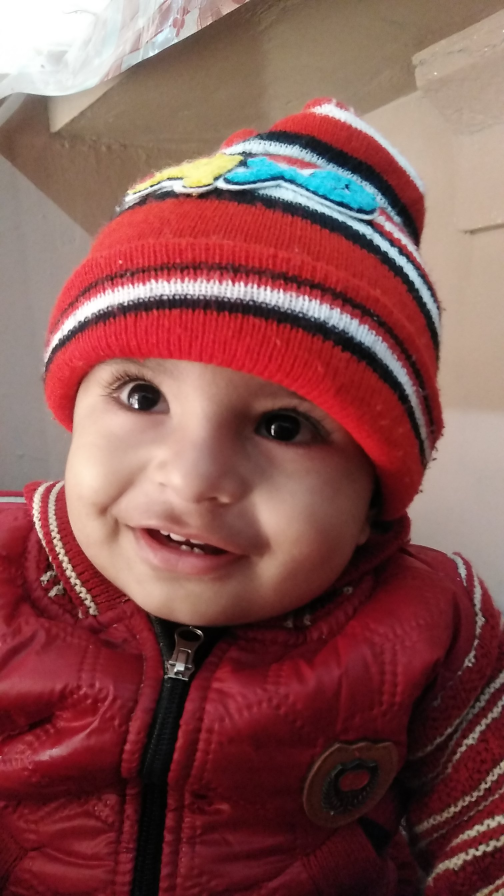
#> input picture resources/asf.jpg, 1512 x 2688 px (shown at 1/3 size)
$ python black.py
#> lines starting #> are read from the running program, lines starting #| are printed output that depends on the picture; after the words box and inside, x2 and y2 are one past the last pixel; in counts of white or black regions, pixels touching at a corner belong together
import cv2 as cv
img = cv.imread("resources/asf.jpg")
#> img is the input picture: shape (2688, 1512, 3); mean B, G, R 80.5, 82.9, 134.6
img = cv.resize(img,(400,300))
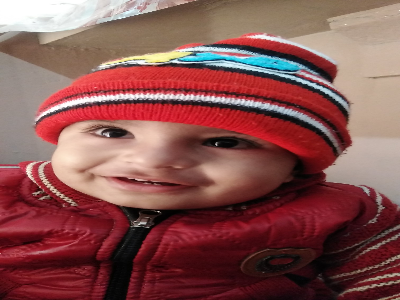
#> img: shape (300, 400, 3); mean B, G, R 80.4, 82.8, 134.5
gray = cv.cvtColor(img,cv.COLOR_BGR2GRAY)
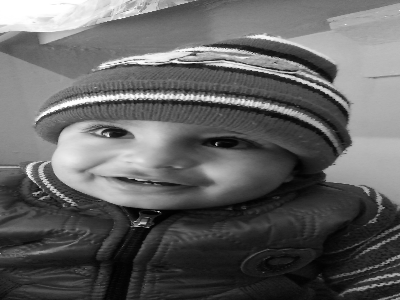
#> gray: shape (300, 400); min 1, max 255, mean 98
(thresh,binary) = cv.threshold(gray,101,300,cv.THRESH_BINARY)
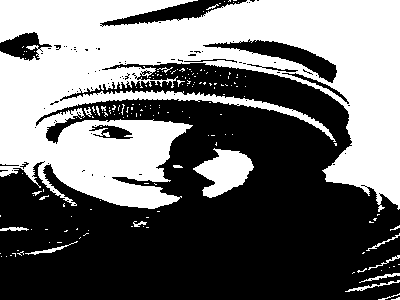
#> binary: shape (300, 400); 43.9% white; 173 white regions (155 under 20 px), largest, box (x1, y1, x2, y2) and area: (0, 0, 400, 212) 49699, (193, 148, 254, 198) 1709, (345, 280, 400, 292) 130
cv.imshow("original",img)
cv.imshow("Binary Image",binary)
cv.imshow("first",gray)
cv.waitKey(0)
cv.destroyAllWindows()

$ run again, with resources/dani.jpg copied over resources/asf.jpg
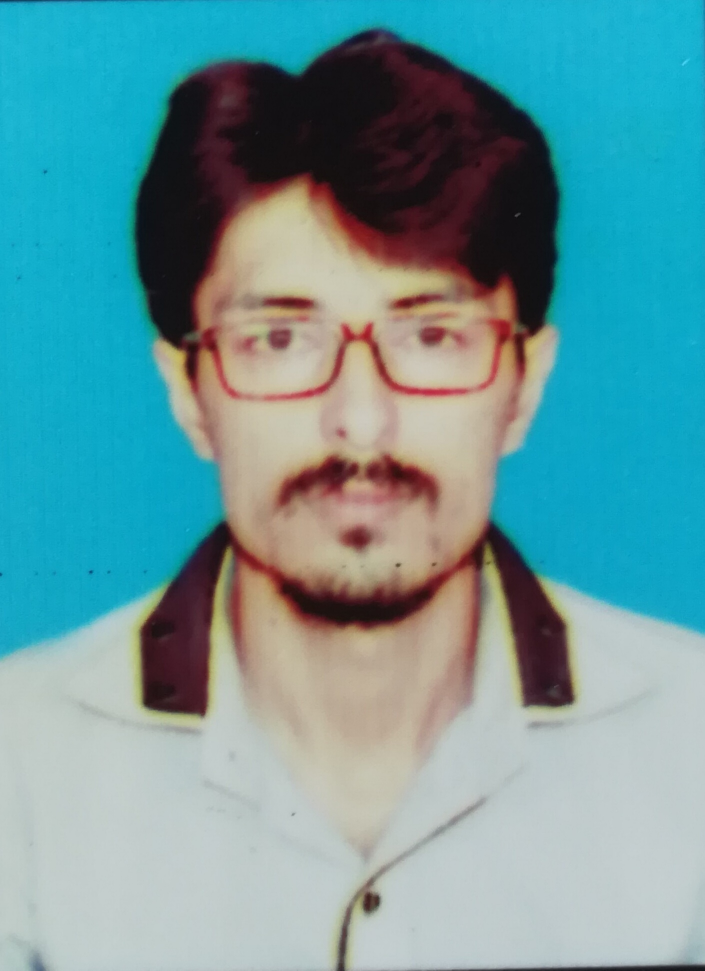
#> input picture resources/dani.jpg, 1409 x 1941 px (shown at 1/2 size)
#> img is the input picture: shape (1941, 1409, 3); mean B, G, R 157.6, 152.8, 106.2
#> img: shape (300, 400, 3)
#> `gray = cv.cvtColor(img,cv.COLOR_BGR2GRAY)`:
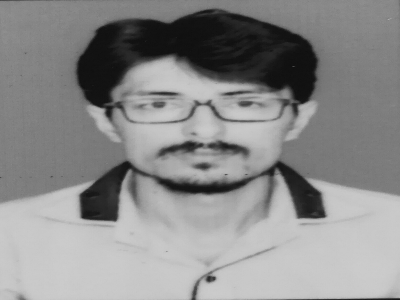
#> gray: shape (300, 400); min 15, max 205, mean 139.4
#> `(thresh,binary) = cv.threshold(gray,101,300,cv.THRESH_BINARY)`:
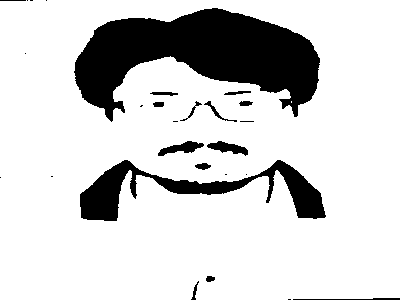
#> binary: shape (300, 400); 82.4% white; 27 black regions (12 under 20 px), largest, box (x1, y1, x2, y2) and area: (74, 8, 320, 122) 14898, (80, 160, 326, 221) 4751, (158, 141, 204, 156) 331

$ run again, with resources/images.jpg copied over resources/asf.jpg
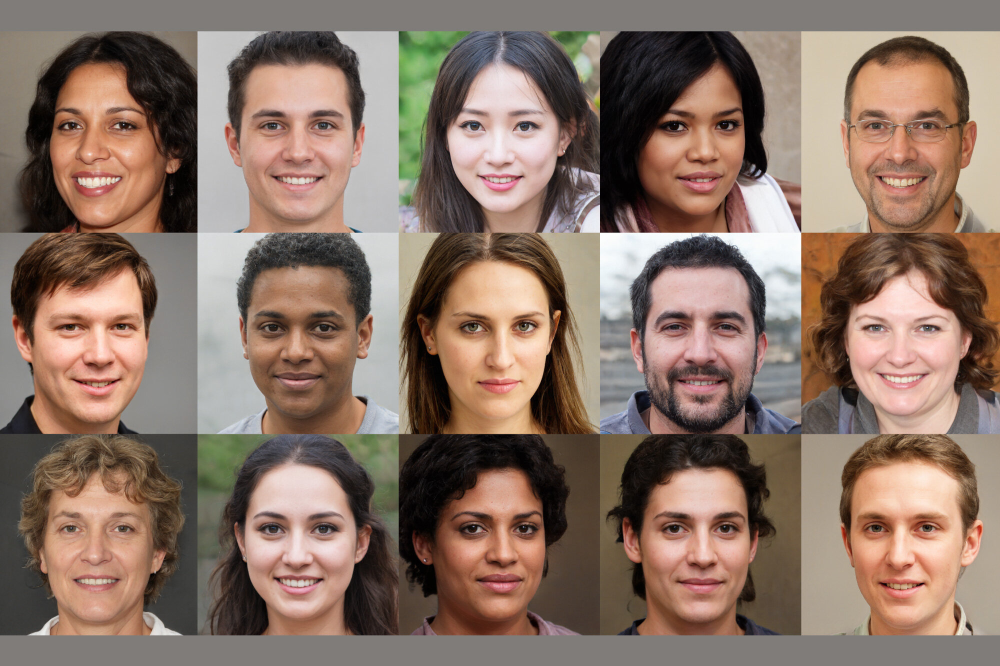
#> input picture resources/images.jpg, 2000 x 1331 px (shown at 1/2 size)
#> img is the input picture: shape (1331, 2000, 3); mean B, G, R 102.6, 115.7, 138.6
#> img: shape (300, 400, 3)
#> `gray = cv.cvtColor(img,cv.COLOR_BGR2GRAY)`:
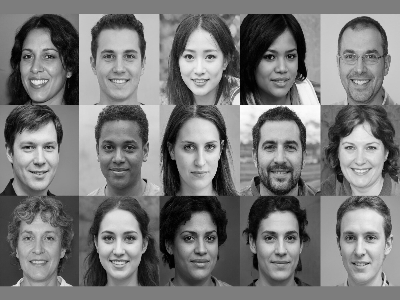
#> gray: shape (300, 400); min 0, max 253, mean 121
#> `(thresh,binary) = cv.threshold(gray,101,300,cv.THRESH_BINARY)`:
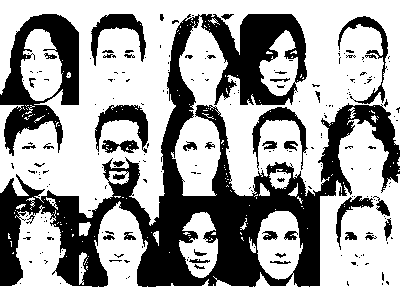
#> binary: shape (300, 400); 64.2% white; 224 black regions (181 under 20 px), largest, box (x1, y1, x2, y2) and area: (0, 14, 400, 287) 31568, (0, 14, 79, 156) 4866, (95, 105, 148, 153) 985

$ run again, with resources/img11.jpg copied over resources/asf.jpg
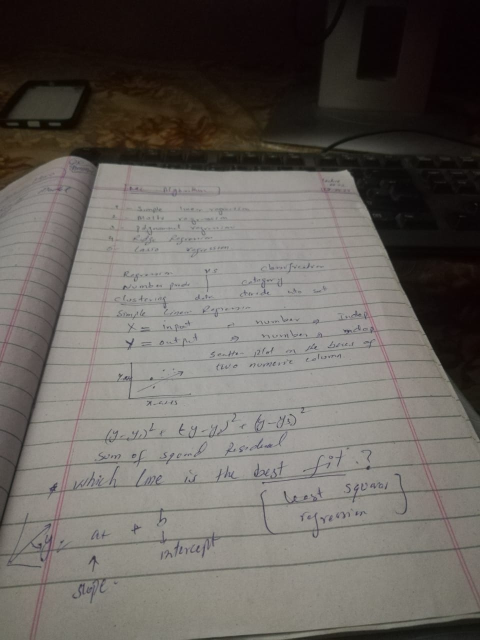
#> input picture resources/img11.jpg, 960 x 1280 px (shown at 1/2 size)
#> img is the input picture: shape (1280, 960, 3); mean B, G, R 94, 99, 103.7
#> img: shape (300, 400, 3)
#> `gray = cv.cvtColor(img,cv.COLOR_BGR2GRAY)`:
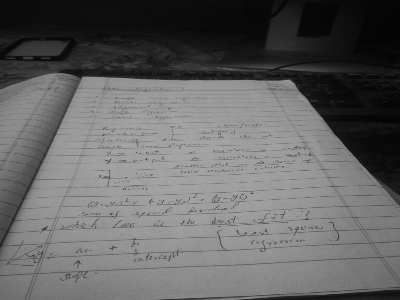
#> gray: shape (300, 400); min 3, max 171, mean 99.8
#> `(thresh,binary) = cv.threshold(gray,101,300,cv.THRESH_BINARY)`:
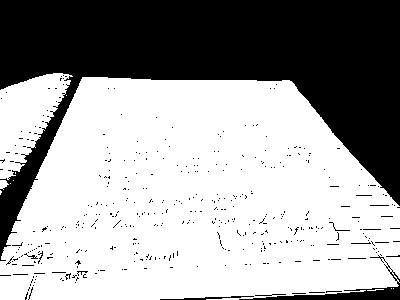
#> binary: shape (300, 400); 63.1% white; 412 black regions (403 under 20 px), largest, box (x1, y1, x2, y2) and area: (0, 0, 400, 261) 41741, (239, 255, 400, 300) 1100, (160, 296, 254, 300) 143
